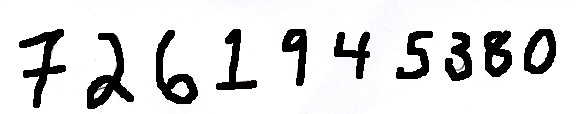
#> input picture Image/Input/new.jpg, 576 x 114 px; its folder holds only this picture in this run
$ python SplitChar.py
#> lines starting #> are read from the running program, lines starting #| are printed output that depends on the picture; after the words box and inside, x2 and y2 are one past the last pixel; in counts of white or black regions, pixels touching at a corner belong together
import numpy as np
import os
import pathlib
import PIL
import PIL.Image
import PIL.ImageOps
import PIL.ImageChops
import PIL.ImageEnhance
import tensorflow as tf
import matplotlib.pyplot as plt

def doFolder(inputPath, outputPath):
    if inputPath.is_dir():
        for child in inputPath.iterdir():
            if child.is_file():
                ip = str(child)
                op = str(outputPath / child.name)
                doFile(ip, op)

def doFile(inputFile, outputFile):
#> called with inputFile = 'Image/Input/new.jpg', outputFile = 'images/output/new.jpg'
    print('Doing file', inputFile, '-->', outputFile)

    with PIL.Image.open(inputFile) as image:
#> image is the input picture: PIL image 576x114 RGB; mean R, G, B 219.1, 219.1, 219.3
        plt.figure(figsize=(10, 10))

        image = convertMonochrome(image)
        image_array  = tf.keras.utils.img_to_array(image)
        image_tensor = tf.constant(image_array)
        showTensorOnPlot(7, image_tensor, 'raw image')

        image_tensor = cropWidth(cropHeight(image_tensor))
        showTensorOnPlot(8, image_tensor, 'cropped image')

        digits = splitDigits(image_tensor)

        for i in range(len(digits)):
            showTensorOnPlot(i+10, digits[i], 'digit '+str(i))
            digitImage = \
                     tf.keras.preprocessing.image.array_to_img(
                                                                     digits[i])

            digitImage = PIL.ImageOps.pad(digitImage,
                                                   (20,20), color='black')
            digitImage = PIL.ImageOps.expand(digitImage,
                                                   border=4, fill='black')
            saveDigit(outputFile, i, digitImage)
            op = pathlib.Path(outputFile)
        plt.show( )

def convertMonochrome(image):
        image = PIL.ImageOps.grayscale(image)
#> image: PIL image 576x114 L
        showPILOnPlot(1, image, 'grayscale')

        image = PIL.ImageOps.autocontrast(image, cutoff=50)
        showPILOnPlot(2, image, 'autocontrast')

        image = PIL.ImageEnhance.Brightness(image). \
                                                               enhance(1.7)
        showPILOnPlot(3, image, 'brightness')
        image = PIL.ImageEnhance.Contrast(image). \
                                                                enhance(20)
        showPILOnPlot(4, image, 'contrast')

        image = PIL.ImageChops.invert(image)
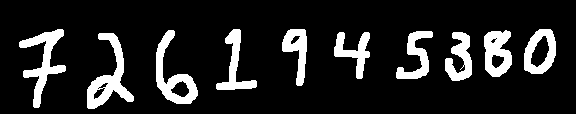
#> image: PIL image 576x114 L; min 0, max 255, mean 35.3
        showPILOnPlot(5, image, 'invert')
        thresh = 200
        fn = lambda x : 255 if x > thresh else 0
        image = image.convert('L').point(fn, mode='1')
#> image: PIL image 576x114 1; 13.9% white; 10 white regions, largest, box (x1, y1, x2, y2) and area: (87, 33, 134, 109) 1287, (19, 29, 66, 108) 1206, (156, 30, 198, 104) 1128

        showPILOnPlot(6, image, '1 bit per pixel')

        return image

# [44 lines left out: functions splitDigits, cropHeight, cropWidth, not called in this run]

def searchForNonZero(tensor, start, incr, blur):
    return searchForRun(tensor, start, incr, blur, zero=False)

def searchForZero(tensor, start, incr, blur):
    return searchForRun(tensor, start, incr, blur, zero=True)

# [18 lines left out: function searchForRun, not called in this run]

def showPILOnPlot(index, image, caption):
    if index < 17:
        plt.subplot(4, 4, index)
        plt.imshow(image, cmap='gray')
        plt.title(caption)
        plt.axis('off')

# [15 lines left out: functions showTensorOnPlot, saveDigit, not called in this run]

if __name__ == '__main__':
    parent = pathlib.Path('images')
    inputPath = parent / 'input'
    outputPath = parent / 'output'
    doFolder(inputPath, outputPath)
#> (the call stopped at in doFile, `image_array  = tf.keras.utils.img_to_array(image)`: tensorflow is not available in this run)
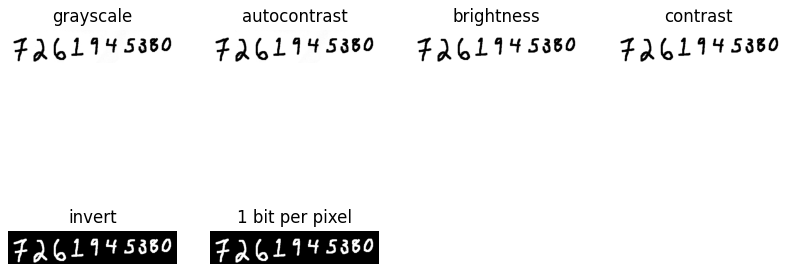
#> figure drawn by matplotlib, 6 panels
